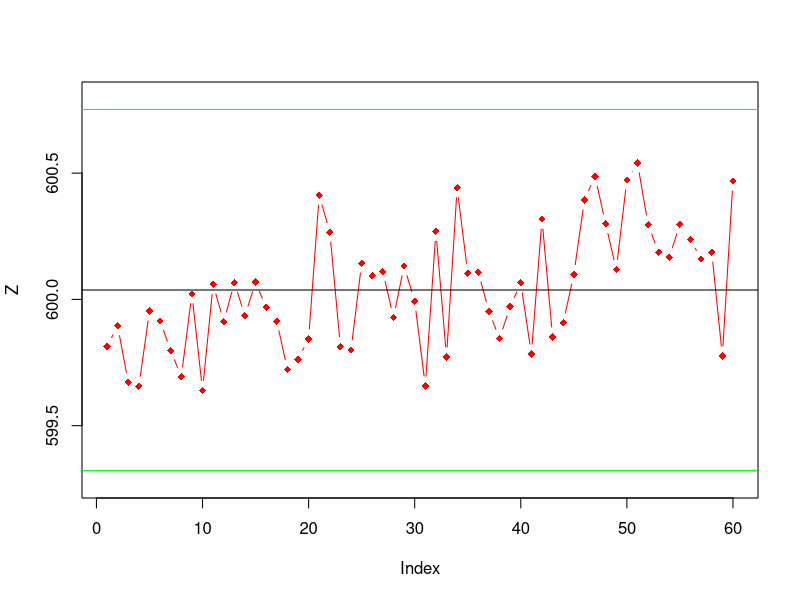
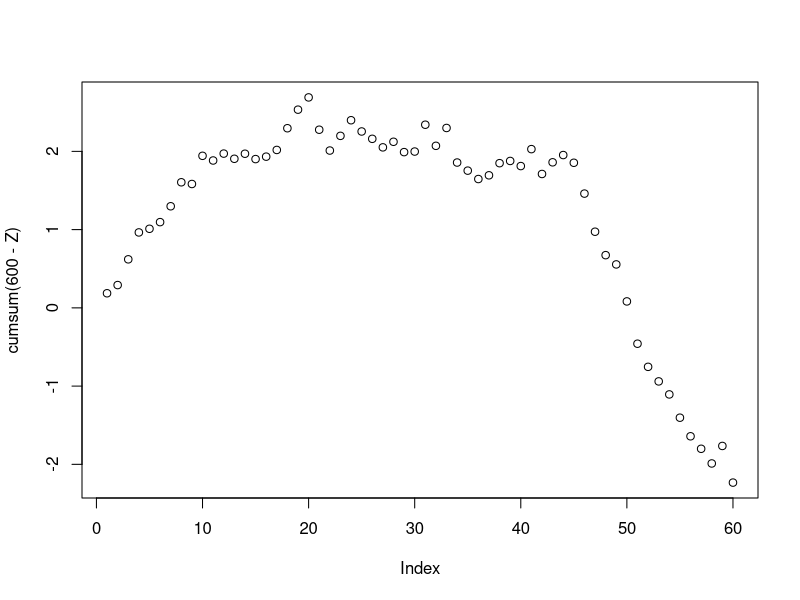
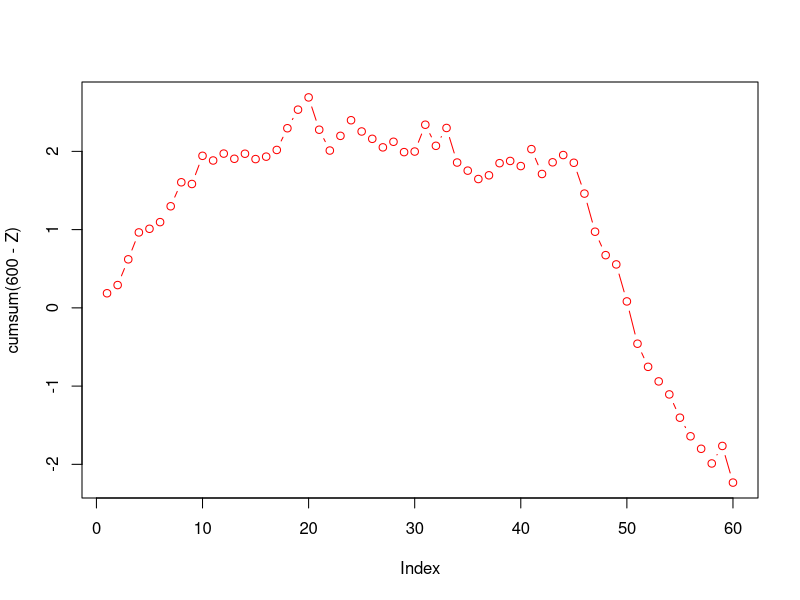
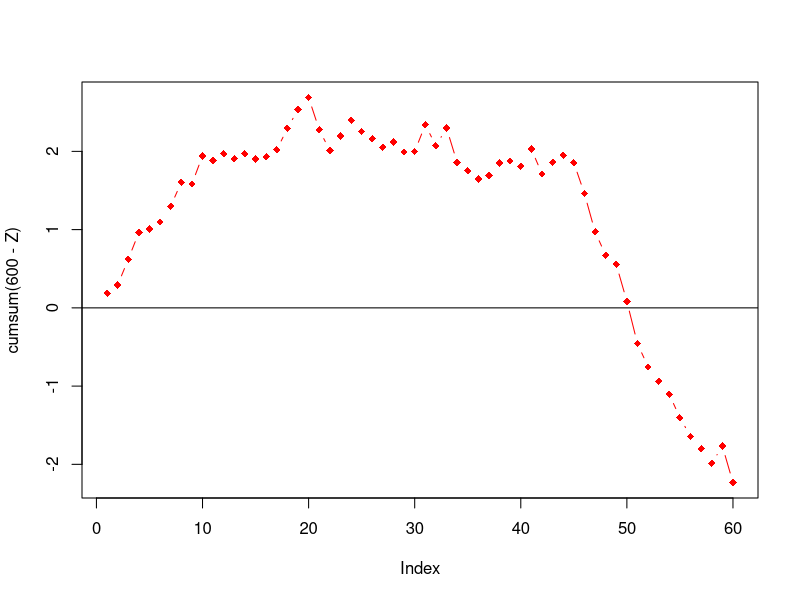

Reproduce these figures in R, in order.

 X=rnorm(45,mean=599.98,sd=0.2)
 Y=rnorm(15,mean=600.2,sd=0.25)
 Z=c(X,Y)
 T=600
 plot(Z,type="b",col="red",ylim=c(mean(Z)-3.2*sd(Z),mean(Z)+3.2*sd(Z)),pch=18)
 abline(h=0)
 abline(h=mean(Z))
 abline(h=mean(Z)+3*sd(Z),col="green")
 abline(h=mean(Z)-3*sd(Z),col="green")


plot(cumsum(600-Z))
plot(cumsum(600-Z),type="b",col="red")
plot(cumsum(600-Z),type="b",col="red",pch=18)
abline(h=0)

